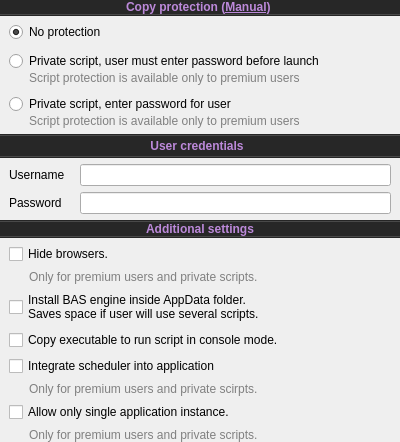
       <widget class="QWidget" name="widget_19" native="true">
        <layout class="QVBoxLayout" name="verticalLayout_10">
         <property name="leftMargin">
          <number>0</number>
         </property>
         <property name="topMargin">
          <number>0</number>
         </property>
         <property name="rightMargin">
          <number>0</number>
         </property>
         <property name="bottomMargin">
          <number>0</number>
         </property>
         <item>
          <widget class="QWidget" name="NameContainer_3" native="true">
           <property name="sizePolicy">
            <sizepolicy hsizetype="Preferred" vsizetype="Minimum">
             <horstretch>0</horstretch>
             <verstretch>0</verstretch>
            </sizepolicy>
           </property>
           <layout class="QVBoxLayout" name="verticalLayout_18">
            <property name="spacing">
             <number>0</number>
            </property>
            <property name="leftMargin">
             <number>0</number>
            </property>
            <property name="topMargin">
             <number>0</number>
            </property>
            <property name="rightMargin">
             <number>0</number>
            </property>
            <property name="bottomMargin">
             <number>0</number>
            </property>
            <item>
             <layout class="QHBoxLayout" name="horizontalLayout_12">
              <property name="topMargin">
               <number>0</number>
              </property>
              <item>
               <widget class="QLabel" name="ProtectionLabel">
                <property name="sizePolicy">
                 <sizepolicy hsizetype="Preferred" vsizetype="Preferred">
                  <horstretch>0</horstretch>
                  <verstretch>0</verstretch>
                 </sizepolicy>
                </property>
                <property name="font">
                 <font>
                  <weight>75</weight>
                  <italic>false</italic>
                  <bold>true</bold>
                  <underline>false</underline>
                 </font>
                </property>
                <property name="toolTip">
                 <string>&lt;html&gt;&lt;head/&gt;&lt;body&gt;&lt;p style='width:500px'&gt;Compiled script can be protected, this means that: source code of your script will be hidden, you can manage your users online and allow or restrict access to your script to certain users at any time. More information in manual.&lt;/p&gt;&lt;/body&gt;&lt;/html&gt;</string>
                </property>
                <property name="styleSheet">
                 <string notr="true">#ProtectionLabel{background-color:#272727;color:#bc89da}</string>
                </property>
                <property name="text">
                 <string>&lt;html&gt;&lt;head/&gt;&lt;body&gt;&lt;p&gt;Copy protection (&lt;a href=&quot;https://wiki.bablosoft.com/doku.php?id=how_to_protect_your_script&quot;&gt;&lt;span style=&quot; text-decoration: underline; color:#bc89da&quot;&gt;Manual&lt;/span&gt;&lt;/a&gt;)  &lt;/p&gt;&lt;/body&gt;&lt;/html&gt;</string>
                </property>
                <property name="alignment">
                 <set>Qt::AlignCenter</set>
                </property>
                <property name="margin">
                 <number>9</number>
                </property>
                <property name="openExternalLinks">
                 <bool>true</bool>
                </property>
               </widget>
              </item>
             </layout>
            </item>
            <item>
             <widget class="QWidget" name="widget_26" native="true">
              <property name="minimumSize">
               <size>
                <width>0</width>
                <height>1</height>
               </size>
              </property>
              <property name="maximumSize">
               <size>
                <width>16777215</width>
                <height>1</height>
               </size>
              </property>
              <property name="styleSheet">
               <string notr="true">*{background-color:#494949}</string>
              </property>
             </widget>
            </item>
            <item>
             <widget class="QWidget" name="widget_27" native="true">
              <property name="minimumSize">
               <size>
                <width>0</width>
                <height>1</height>
               </size>
              </property>
              <property name="maximumSize">
               <size>
                <width>16777215</width>
                <height>1</height>
               </size>
              </property>
              <property name="styleSheet">
               <string notr="true">*{background-color:#262626}</string>
              </property>
             </widget>
            </item>
           </layout>
          </widget>
         </item>
         <item>
          <widget class="QWidget" name="widget_7" native="true">
           <layout class="QVBoxLayout" name="verticalLayout_9">
            <property name="topMargin">
             <number>0</number>
            </property>
            <property name="bottomMargin">
             <number>0</number>
            </property>
            <item>
             <layout class="QVBoxLayout" name="verticalLayout_3">
              <property name="spacing">
               <number>0</number>
              </property>
              <item>
               <layout class="QHBoxLayout" name="horizontalLayout_6">
                <property name="spacing">
                 <number>0</number>
                </property>
                <property name="topMargin">
                 <number>0</number>
                </property>
                <property name="bottomMargin">
                 <number>9</number>
                </property>
                <item>
                 <widget class="QRadioButton" name="NoProtection">
                  <property name="sizePolicy">
                   <sizepolicy hsizetype="Maximum" vsizetype="Fixed">
                    <horstretch>0</horstretch>
                    <verstretch>0</verstretch>
                   </sizepolicy>
                  </property>
                  <property name="toolTip">
                   <string>&lt;html&gt;&lt;head/&gt;&lt;body&gt;&lt;p style='width:500px'&gt;Create standalone application without protection. Everyone can view your script and send it to unlimited number of other users.&lt;/p&gt;&lt;/body&gt;&lt;/html&gt;</string>
                  </property>
                  <property name="text">
                   <string>No protection</string>
                  </property>
                  <property name="checked">
                   <bool>true</bool>
                  </property>
                 </widget>
                </item>
                <item>
                 <widget class="QLabel" name="label_3">
                  <property name="sizePolicy">
                   <sizepolicy hsizetype="Minimum" vsizetype="Preferred">
                    <horstretch>0</horstretch>
                    <verstretch>0</verstretch>
                   </sizepolicy>
                  </property>
                  <property name="toolTip">
                   <string>&lt;html&gt;&lt;head/&gt;&lt;body&gt;&lt;p style='width:500px'&gt;Create standalone application without protection. Everyone can view your script and send it to unlimited number of other users.&lt;/p&gt;&lt;/body&gt;&lt;/html&gt;</string>
                  </property>
                  <property name="text">
                   <string/>
                  </property>
                  <property name="pixmap">
                   <pixmap resource="../Engine/engine.qrc">:/engine/images/info.png</pixmap>
                  </property>
                 </widget>
                </item>
               </layout>
              </item>
              <item>
               <layout class="QHBoxLayout" name="horizontalLayout_9">
                <property name="spacing">
                 <number>0</number>
                </property>
                <property name="topMargin">
                 <number>0</number>
                </property>
                <item>
                 <widget class="QRadioButton" name="PrivateScriptUserEnterPass">
                  <property name="sizePolicy">
                   <sizepolicy hsizetype="Maximum" vsizetype="Fixed">
                    <horstretch>0</horstretch>
                    <verstretch>0</verstretch>
                   </sizepolicy>
                  </property>
                  <property name="toolTip">
                   <string>&lt;html&gt;&lt;head/&gt;&lt;body&gt;&lt;p style='width:500px'&gt;Create protected standalone application. No one can view script source, only authorized users may use it. Script owner must create user online and send login and password to script user. Script user must authorize with given credentials on first launch.&lt;/p&gt;&lt;/body&gt;&lt;/html&gt;</string>
                  </property>
                  <property name="text">
                   <string>Private script, user must enter password before launch</string>
                  </property>
                 </widget>
                </item>
                <item>
                 <widget class="QLabel" name="label_6">
                  <property name="sizePolicy">
                   <sizepolicy hsizetype="Preferred" vsizetype="Minimum">
                    <horstretch>0</horstretch>
                    <verstretch>0</verstretch>
                   </sizepolicy>
                  </property>
                  <property name="toolTip">
                   <string>&lt;html&gt;&lt;head/&gt;&lt;body&gt;&lt;p style='width:500px'&gt;Create protected standalone application. No one can view script source, only authorized users may use it. Script owner must create user online and send login and password to script user. Script user must authorize with given credentials on first launch.&lt;/p&gt;&lt;/body&gt;&lt;/html&gt;</string>
                  </property>
                  <property name="text">
                   <string/>
                  </property>
                  <property name="pixmap">
                   <pixmap resource="../Engine/engine.qrc">:/engine/images/info.png</pixmap>
                  </property>
                 </widget>
                </item>
               </layout>
              </item>
              <item>
               <layout class="QHBoxLayout" name="horizontalLayout_4">
                <property name="leftMargin">
                 <number>20</number>
                </property>
                <property name="topMargin">
                 <number>0</number>
                </property>
                <property name="bottomMargin">
                 <number>9</number>
                </property>
                <item>
                 <widget class="QLabel" name="label">
                  <property name="styleSheet">
                   <string notr="true">*{color:gray}</string>
                  </property>
                  <property name="text">
                   <string>Script protection is available only to premium users</string>
                  </property>
                 </widget>
                </item>
               </layout>
              </item>
              <item>
               <layout class="QHBoxLayout" name="horizontalLayout_10">
                <property name="spacing">
                 <number>0</number>
                </property>
                <property name="topMargin">
                 <number>0</number>
                </property>
                <item>
                 <widget class="QRadioButton" name="PrivateScriptEnterPassForUser">
                  <property name="toolTip">
                   <string>&lt;html&gt;&lt;head/&gt;&lt;body&gt;&lt;p style='width:500px'&gt;Create protected standalone application. No one can view script source, only authorized users may use it. Script owner must create user and enter his login and password during compilation. User will run script without authorization.&lt;/p&gt;&lt;/body&gt;&lt;/html&gt;</string>
                  </property>
                  <property name="text">
                   <string>Private script, enter password for user</string>
                  </property>
                 </widget>
                </item>
                <item>
                 <widget class="QLabel" name="label_9">
                  <property name="toolTip">
                   <string>&lt;html&gt;&lt;head/&gt;&lt;body&gt;&lt;p style='width:500px'&gt;Create protected standalone application. No one can view script source, only authorized users may use it. Script owner must create user and enter his login and password during compilation. User will run script without authorization.&lt;/p&gt;&lt;/body&gt;&lt;/html&gt;</string>
                  </property>
                  <property name="text">
                   <string/>
                  </property>
                  <property name="pixmap">
                   <pixmap resource="../Engine/engine.qrc">:/engine/images/info.png</pixmap>
                  </property>
                 </widget>
                </item>
               </layout>
              </item>
              <item>
               <layout class="QHBoxLayout" name="horizontalLayout_5">
                <property name="leftMargin">
                 <number>20</number>
                </property>
                <property name="topMargin">
                 <number>0</number>
                </property>
                <item>
                 <widget class="QLabel" name="label_2">
                  <property name="styleSheet">
                   <string notr="true">*{color:gray}</string>
                  </property>
                  <property name="text">
                   <string>Script protection is available only to premium users</string>
                  </property>
                 </widget>
                </item>
               </layout>
              </item>
             </layout>
            </item>
           </layout>
          </widget>
         </item>
         <item>
          <widget class="QWidget" name="UserCredentials" native="true">
           <layout class="QVBoxLayout" name="verticalLayout_14">
            <property name="leftMargin">
             <number>0</number>
            </property>
            <property name="topMargin">
             <number>0</number>
            </property>
            <property name="rightMargin">
             <number>0</number>
            </property>
            <property name="bottomMargin">
             <number>0</number>
            </property>
            <item>
             <widget class="QWidget" name="VersionContainer_4" native="true">
              <property name="sizePolicy">
               <sizepolicy hsizetype="Preferred" vsizetype="Minimum">
                <horstretch>0</horstretch>
                <verstretch>0</verstretch>
               </sizepolicy>
              </property>
              <layout class="QVBoxLayout" name="verticalLayout_12">
               <property name="spacing">
                <number>0</number>
               </property>
               <property name="leftMargin">
                <number>0</number>
               </property>
               <property name="topMargin">
                <number>0</number>
               </property>
               <property name="rightMargin">
                <number>0</number>
               </property>
               <property name="bottomMargin">
                <number>0</number>
               </property>
               <item>
                <widget class="QWidget" name="widget_8" native="true">
                 <property name="minimumSize">
                  <size>
                   <width>0</width>
                   <height>1</height>
                  </size>
                 </property>
                 <property name="maximumSize">
                  <size>
                   <width>16777215</width>
                   <height>1</height>
                  </size>
                 </property>
                 <property name="styleSheet">
                  <string notr="true">*{background-color:#262626}</string>
                 </property>
                </widget>
               </item>
               <item>
                <widget class="QWidget" name="widget_6" native="true">
                 <property name="sizePolicy">
                  <sizepolicy hsizetype="Preferred" vsizetype="Preferred">
                   <horstretch>0</horstretch>
                   <verstretch>0</verstretch>
                  </sizepolicy>
                 </property>
                 <property name="minimumSize">
                  <size>
                   <width>0</width>
                   <height>1</height>
                  </size>
                 </property>
                 <property name="maximumSize">
                  <size>
                   <width>16777215</width>
                   <height>1</height>
                  </size>
                 </property>
                 <property name="styleSheet">
                  <string notr="true">*{background-color:#494949}</string>
                 </property>
                </widget>
               </item>
               <item>
                <layout class="QHBoxLayout" name="horizontalLayout_7">
                 <property name="topMargin">
                  <number>0</number>
                 </property>
                 <item>
                  <widget class="QWidget" name="widget_24" native="true">
                   <property name="minimumSize">
                    <size>
                     <width>0</width>
                     <height>0</height>
                    </size>
                   </property>
                   <property name="styleSheet">
                    <string notr="true">#widget_24{background-color:#272727;}</string>
                   </property>
                   <layout class="QHBoxLayout" name="horizontalLayout_23">
                    <property name="spacing">
                     <number>0</number>
                    </property>
                    <property name="leftMargin">
                     <number>0</number>
                    </property>
                    <property name="topMargin">
                     <number>0</number>
                    </property>
                    <property name="rightMargin">
                     <number>0</number>
                    </property>
                    <property name="bottomMargin">
                     <number>0</number>
                    </property>
                    <item>
                     <spacer name="horizontalSpacer_11">
                      <property name="orientation">
                       <enum>Qt::Horizontal</enum>
                      </property>
                      <property name="sizeHint" stdset="0">
                       <size>
                        <width>148</width>
                        <height>20</height>
                       </size>
                      </property>
                     </spacer>
                    </item>
                    <item>
                     <widget class="QLabel" name="UserCredentialsLabel">
                      <property name="sizePolicy">
                       <sizepolicy hsizetype="Preferred" vsizetype="Preferred">
                        <horstretch>0</horstretch>
                        <verstretch>0</verstretch>
                       </sizepolicy>
                      </property>
                      <property name="font">
                       <font>
                        <weight>75</weight>
                        <italic>false</italic>
                        <bold>true</bold>
                        <underline>false</underline>
                       </font>
                      </property>
                      <property name="toolTip">
                       <string>&lt;html&gt;&lt;head/&gt;&lt;body&gt;&lt;p style='width:500px'&gt;Script owner can create user and enter his login and password during compilation,  in order that user doesn't need to enter that data when script starts.&lt;/p&gt;&lt;/body&gt;&lt;/html&gt;</string>
                      </property>
                      <property name="styleSheet">
                       <string notr="true">#UserCredentialsLabel{color:#bc89da}</string>
                      </property>
                      <property name="text">
                       <string>User credentials</string>
                      </property>
                      <property name="alignment">
                       <set>Qt::AlignCenter</set>
                      </property>
                      <property name="margin">
                       <number>9</number>
                      </property>
                     </widget>
                    </item>
                    <item>
                     <widget class="QLabel" name="label_18">
                      <property name="toolTip">
                       <string>&lt;html&gt;&lt;head/&gt;&lt;body&gt;&lt;p style='width:500px'&gt;Script owner can create user and enter his login and password during compilation,  in order that user doesn't need to enter that data when script starts.&lt;/p&gt;&lt;/body&gt;&lt;/html&gt;</string>
                      </property>
                      <property name="text">
                       <string/>
                      </property>
                     </widget>
                    </item>
                    <item>
                     <spacer name="horizontalSpacer_12">
                      <property name="orientation">
                       <enum>Qt::Horizontal</enum>
                      </property>
                      <property name="sizeHint" stdset="0">
                       <size>
                        <width>147</width>
                        <height>20</height>
                       </size>
                      </property>
                     </spacer>
                    </item>
                   </layout>
                  </widget>
                 </item>
                </layout>
               </item>
               <item>
                <widget class="QWidget" name="widget_10" native="true">
                 <property name="minimumSize">
                  <size>
                   <width>0</width>
                   <height>1</height>
                  </size>
                 </property>
                 <property name="maximumSize">
                  <size>
                   <width>16777215</width>
                   <height>1</height>
                  </size>
                 </property>
                 <property name="styleSheet">
                  <string notr="true">*{background-color:#494949}</string>
                 </property>
                </widget>
               </item>
               <item>
                <widget class="QWidget" name="widget_5" native="true">
                 <property name="minimumSize">
                  <size>
                   <width>0</width>
                   <height>1</height>
                  </size>
                 </property>
                 <property name="maximumSize">
                  <size>
                   <width>16777215</width>
                   <height>1</height>
                  </size>
                 </property>
                 <property name="styleSheet">
                  <string notr="true">*{background-color:#262626}</string>
                 </property>
                </widget>
               </item>
              </layout>
             </widget>
            </item>
            <item>
             <widget class="QWidget" name="widget_11" native="true">
              <layout class="QVBoxLayout" name="verticalLayout_13">
               <property name="topMargin">
                <number>0</number>
               </property>
               <property name="bottomMargin">
                <number>0</number>
               </property>
               <item>
                <layout class="QFormLayout" name="formLayout">
                 <property name="fieldGrowthPolicy">
                  <enum>QFormLayout::AllNonFixedFieldsGrow</enum>
                 </property>
                 <property name="horizontalSpacing">
                  <number>15</number>
                 </property>
                 <item row="0" column="0">
                  <widget class="QLabel" name="label_7">
                   <property name="text">
                    <string>Username</string>
                   </property>
                  </widget>
                 </item>
                 <item row="0" column="1">
                  <widget class="QLineEdit" name="UserName"/>
                 </item>
                 <item row="1" column="0">
                  <widget class="QLabel" name="label_8">
                   <property name="text">
                    <string>Password</string>
                   </property>
                  </widget>
                 </item>
                 <item row="1" column="1">
                  <widget class="QLineEdit" name="Password"/>
                 </item>
                </layout>
               </item>
              </layout>
             </widget>
            </item>
           </layout>
          </widget>
         </item>
         <item>
          <widget class="QWidget" name="NameContainer_6" native="true">
           <property name="sizePolicy">
            <sizepolicy hsizetype="Preferred" vsizetype="Minimum">
             <horstretch>0</horstretch>
             <verstretch>0</verstretch>
            </sizepolicy>
           </property>
           <layout class="QVBoxLayout" name="verticalLayout_22">
            <property name="spacing">
             <number>0</number>
            </property>
            <property name="leftMargin">
             <number>0</number>
            </property>
            <property name="topMargin">
             <number>0</number>
            </property>
            <property name="rightMargin">
             <number>0</number>
            </property>
            <property name="bottomMargin">
             <number>0</number>
            </property>
            <item>
             <widget class="QWidget" name="widget_40" native="true">
              <property name="minimumSize">
               <size>
                <width>0</width>
                <height>1</height>
               </size>
              </property>
              <property name="maximumSize">
               <size>
                <width>16777215</width>
                <height>1</height>
               </size>
              </property>
              <property name="styleSheet">
               <string notr="true">*{background-color:#262626}</string>
              </property>
             </widget>
            </item>
            <item>
             <widget class="QWidget" name="widget_41" native="true">
              <property name="minimumSize">
               <size>
                <width>0</width>
                <height>1</height>
               </size>
              </property>
              <property name="maximumSize">
               <size>
                <width>16777215</width>
                <height>1</height>
               </size>
              </property>
              <property name="styleSheet">
               <string notr="true">*{background-color:#494949}</string>
              </property>
             </widget>
            </item>
            <item>
             <layout class="QHBoxLayout" name="horizontalLayout_16">
              <property name="topMargin">
               <number>0</number>
              </property>
              <item>
               <widget class="QLabel" name="AdditinalSettingsLabel">
                <property name="sizePolicy">
                 <sizepolicy hsizetype="Preferred" vsizetype="Preferred">
                  <horstretch>0</horstretch>
                  <verstretch>0</verstretch>
                 </sizepolicy>
                </property>
                <property name="font">
                 <font>
                  <weight>75</weight>
                  <italic>false</italic>
                  <bold>true</bold>
                  <underline>false</underline>
                 </font>
                </property>
                <property name="styleSheet">
                 <string notr="true">*{background-color:#272727;color:#bc89da}</string>
                </property>
                <property name="text">
                 <string>&lt;html&gt;&lt;head/&gt;&lt;body&gt;&lt;p&gt;Additional settings&lt;/p&gt;&lt;/body&gt;&lt;/html&gt;</string>
                </property>
                <property name="alignment">
                 <set>Qt::AlignCenter</set>
                </property>
                <property name="margin">
                 <number>9</number>
                </property>
               </widget>
              </item>
             </layout>
            </item>
            <item>
             <widget class="QWidget" name="widget_42" native="true">
              <property name="minimumSize">
               <size>
                <width>0</width>
                <height>1</height>
               </size>
              </property>
              <property name="maximumSize">
               <size>
                <width>16777215</width>
                <height>1</height>
               </size>
              </property>
              <property name="styleSheet">
               <string notr="true">*{background-color:#494949}</string>
              </property>
             </widget>
            </item>
            <item>
             <widget class="QWidget" name="widget_43" native="true">
              <property name="minimumSize">
               <size>
                <width>0</width>
                <height>1</height>
               </size>
              </property>
              <property name="maximumSize">
               <size>
                <width>16777215</width>
                <height>1</height>
               </size>
              </property>
              <property name="styleSheet">
               <string notr="true">*{background-color:#262626}</string>
              </property>
             </widget>
            </item>
           </layout>
          </widget>
         </item>
         <item>
          <widget class="QWidget" name="widget_13" native="true">
           <layout class="QVBoxLayout" name="verticalLayout_16">
            <property name="topMargin">
             <number>0</number>
            </property>
            <property name="bottomMargin">
             <number>0</number>
            </property>
            <item>
             <widget class="QCheckBox" name="HideBrowsers">
              <property name="text">
               <string>Hide browsers.</string>
              </property>
             </widget>
            </item>
            <item>
             <layout class="QHBoxLayout" name="horizontalLayout_13">
              <property name="leftMargin">
               <number>20</number>
              </property>
              <property name="topMargin">
               <number>0</number>
              </property>
              <item>
               <widget class="QLabel" name="label_11">
                <property name="styleSheet">
                 <string notr="true">*{color:gray}</string>
                </property>
                <property name="text">
                 <string>Only for premium users and private scripts.</string>
                </property>
               </widget>
              </item>
             </layout>
            </item>
            <item>
             <widget class="QCheckBox" name="InstallInAppData">
              <property name="text">
               <string>Install BAS engine inside AppData folder.
Saves space if user will use several scripts.</string>
              </property>
             </widget>
            </item>
            <item>
             <widget class="QCheckBox" name="CopySilent">
              <property name="text">
               <string>Copy executable to run script in console mode.</string>
              </property>
             </widget>
            </item>
            <item>
             <widget class="QCheckBox" name="IntegrateScheduler">
              <property name="toolTip">
               <string>If this option is set, user will be prompted at script start, if he want to use scheduler.</string>
              </property>
              <property name="text">
               <string>Integrate scheduler into application</string>
              </property>
             </widget>
            </item>
            <item>
             <layout class="QHBoxLayout" name="horizontalLayout_18">
              <property name="leftMargin">
               <number>20</number>
              </property>
              <property name="topMargin">
               <number>0</number>
              </property>
              <item>
               <widget class="QLabel" name="IntegrateSchedulerLabel">
                <property name="styleSheet">
                 <string notr="true">*{color:gray}</string>
                </property>
                <property name="text">
                 <string>Only for premium users and private scirpts.</string>
                </property>
               </widget>
              </item>
             </layout>
            </item>
            <item>
             <widget class="QCheckBox" name="SingleInstance">
              <property name="text">
               <string>Allow only single application instance.</string>
              </property>
             </widget>
            </item>
            <item>
             <layout class="QHBoxLayout" name="horizontalLayout_17">
              <property name="leftMargin">
               <number>20</number>
              </property>
              <property name="topMargin">
               <number>0</number>
              </property>
              <item>
               <widget class="QLabel" name="label_12">
                <property name="styleSheet">
                 <string notr="true">*{color:gray}</string>
                </property>
                <property name="text">
                 <string>Only for premium users and private scripts.</string>
                </property>
               </widget>
              </item>
             </layout>
            </item>
           </layout>
          </widget>
         </item>
         <item>
          <spacer name="horizontalSpacer_2">
           <property name="orientation">
            <enum>Qt::Horizontal</enum>
           </property>
           <property name="sizeType">
            <enum>QSizePolicy::Fixed</enum>
           </property>
           <property name="sizeHint" stdset="0">
            <size>
             <width>400</width>
             <height>0</height>
            </size>
           </property>
          </spacer>
         </item>
         <item>
          <spacer name="verticalSpacer_2">
           <property name="orientation">
            <enum>Qt::Vertical</enum>
           </property>
           <property name="sizeHint" stdset="0">
            <size>
             <width>20</width>
             <height>0</height>
            </size>
           </property>
          </spacer>
         </item>
        </layout>
       </widget>
